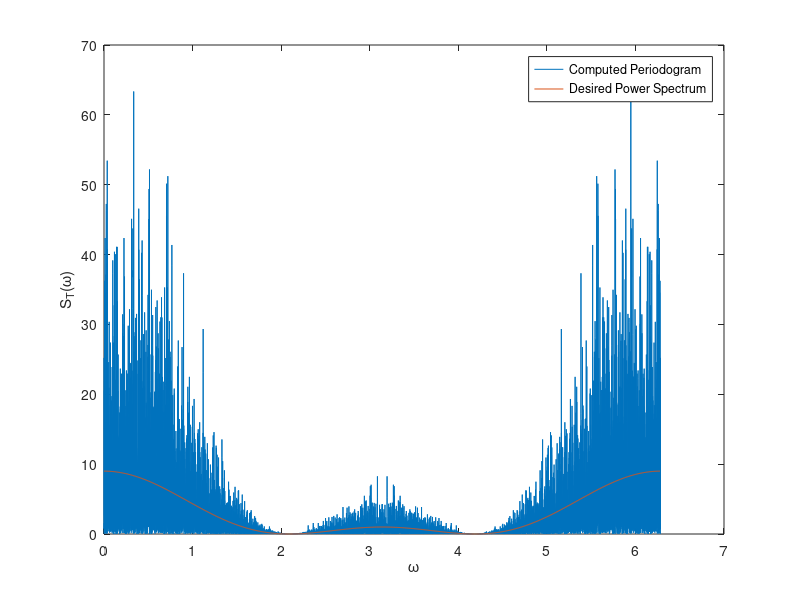
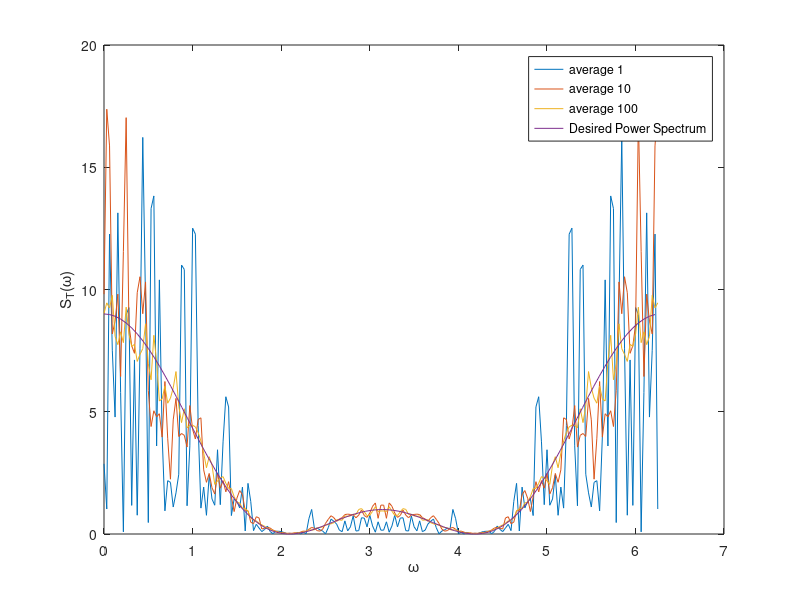
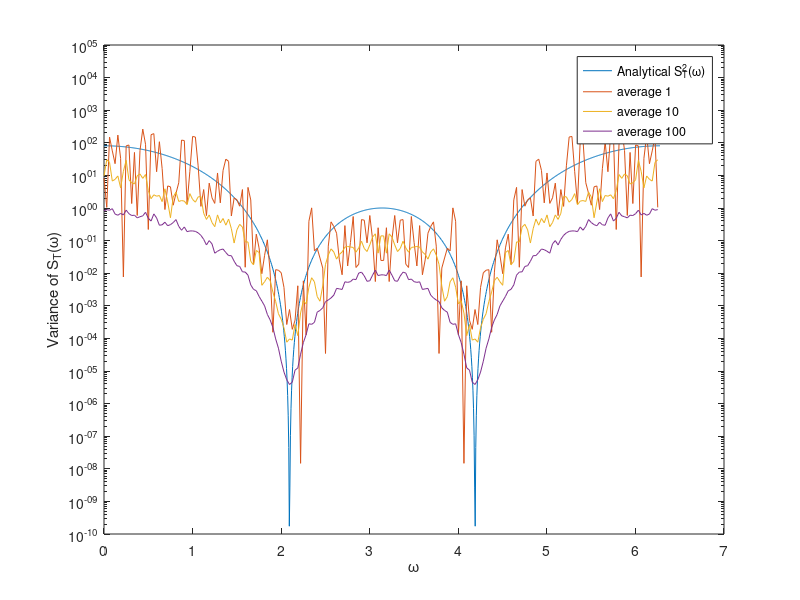

These charts were generated, in order, by the following MATLAB code:
clear; close all;

x_gen = @(N) filter([1 1 1], [1], randn(N,1));
omega_scale = @(N) linspace(0,2*pi*(N/(N+1)),N);

x = x_gen(10000);
[R lags] = xcorr(x,length(x),'unbiased');
R_T = R.*window(@bartlett,length(R));
Sxx = fft(R_T);


figure(1);
plot(omega_scale(length(Sxx)), abs(Sxx));   % computed
hold on;
plot(omega_scale(1000),abs(fft([1 1 1],1000)).^2);  % desired
hold off;
legend('Computed Periodogram', 'Desired Power Spectrum');
xlabel('\omega');
ylabel('S_T(\omega)');


%%
% 100 samples, average 1, 10, 100
Sxx = zeros(201,100);
for i=1:100
    x_hundred = x_gen(100);
    [R lags] = xcorr(x_hundred,length(x_hundred),'unbiased');
    R_T = R.*window(@bartlett,length(R));
    Sxx(:,i) = fft(R_T);
end

Sxx_one = Sxx(:,1);
Sxx_ten = sum(Sxx(:,1:10),2)./10;
Sxx_hundred = sum(Sxx,2)./100;

figure(2);
plot(omega_scale(length(Sxx_one)), abs(Sxx_one));
hold on;
plot(omega_scale(length(Sxx_ten)), abs(Sxx_ten));
plot(omega_scale(length(Sxx_hundred)), abs(Sxx_hundred));
plot(omega_scale(100),abs(fft([1 1 1],100)).^2);
hold off;
legend('average 1', 'average 10', 'average 100', 'Desired Power Spectrum');
xlabel('\omega');
ylabel('S_T(\omega)');

% variance using equation on page 541
figure(3);
semilogy(omega_scale(1000),abs(fft([1 1 1],1000)).^4);  % desired
hold on;
semilogy(omega_scale(length(Sxx_one)), abs(Sxx_one).^2);  % average 1
semilogy(omega_scale(length(Sxx_ten)), (abs(Sxx_ten).^2)./10); % average 10
semilogy(omega_scale(length(Sxx_hundred)), (abs(Sxx_hundred).^2)./100); % average 100

hold off;
legend('Analytical S^2_T(\omega)', 'average 1', 'average 10', 'average 100');
ylim([10^-10 10^5]);
xlabel('\omega');
ylabel('Variance of S_T(\omega)');
